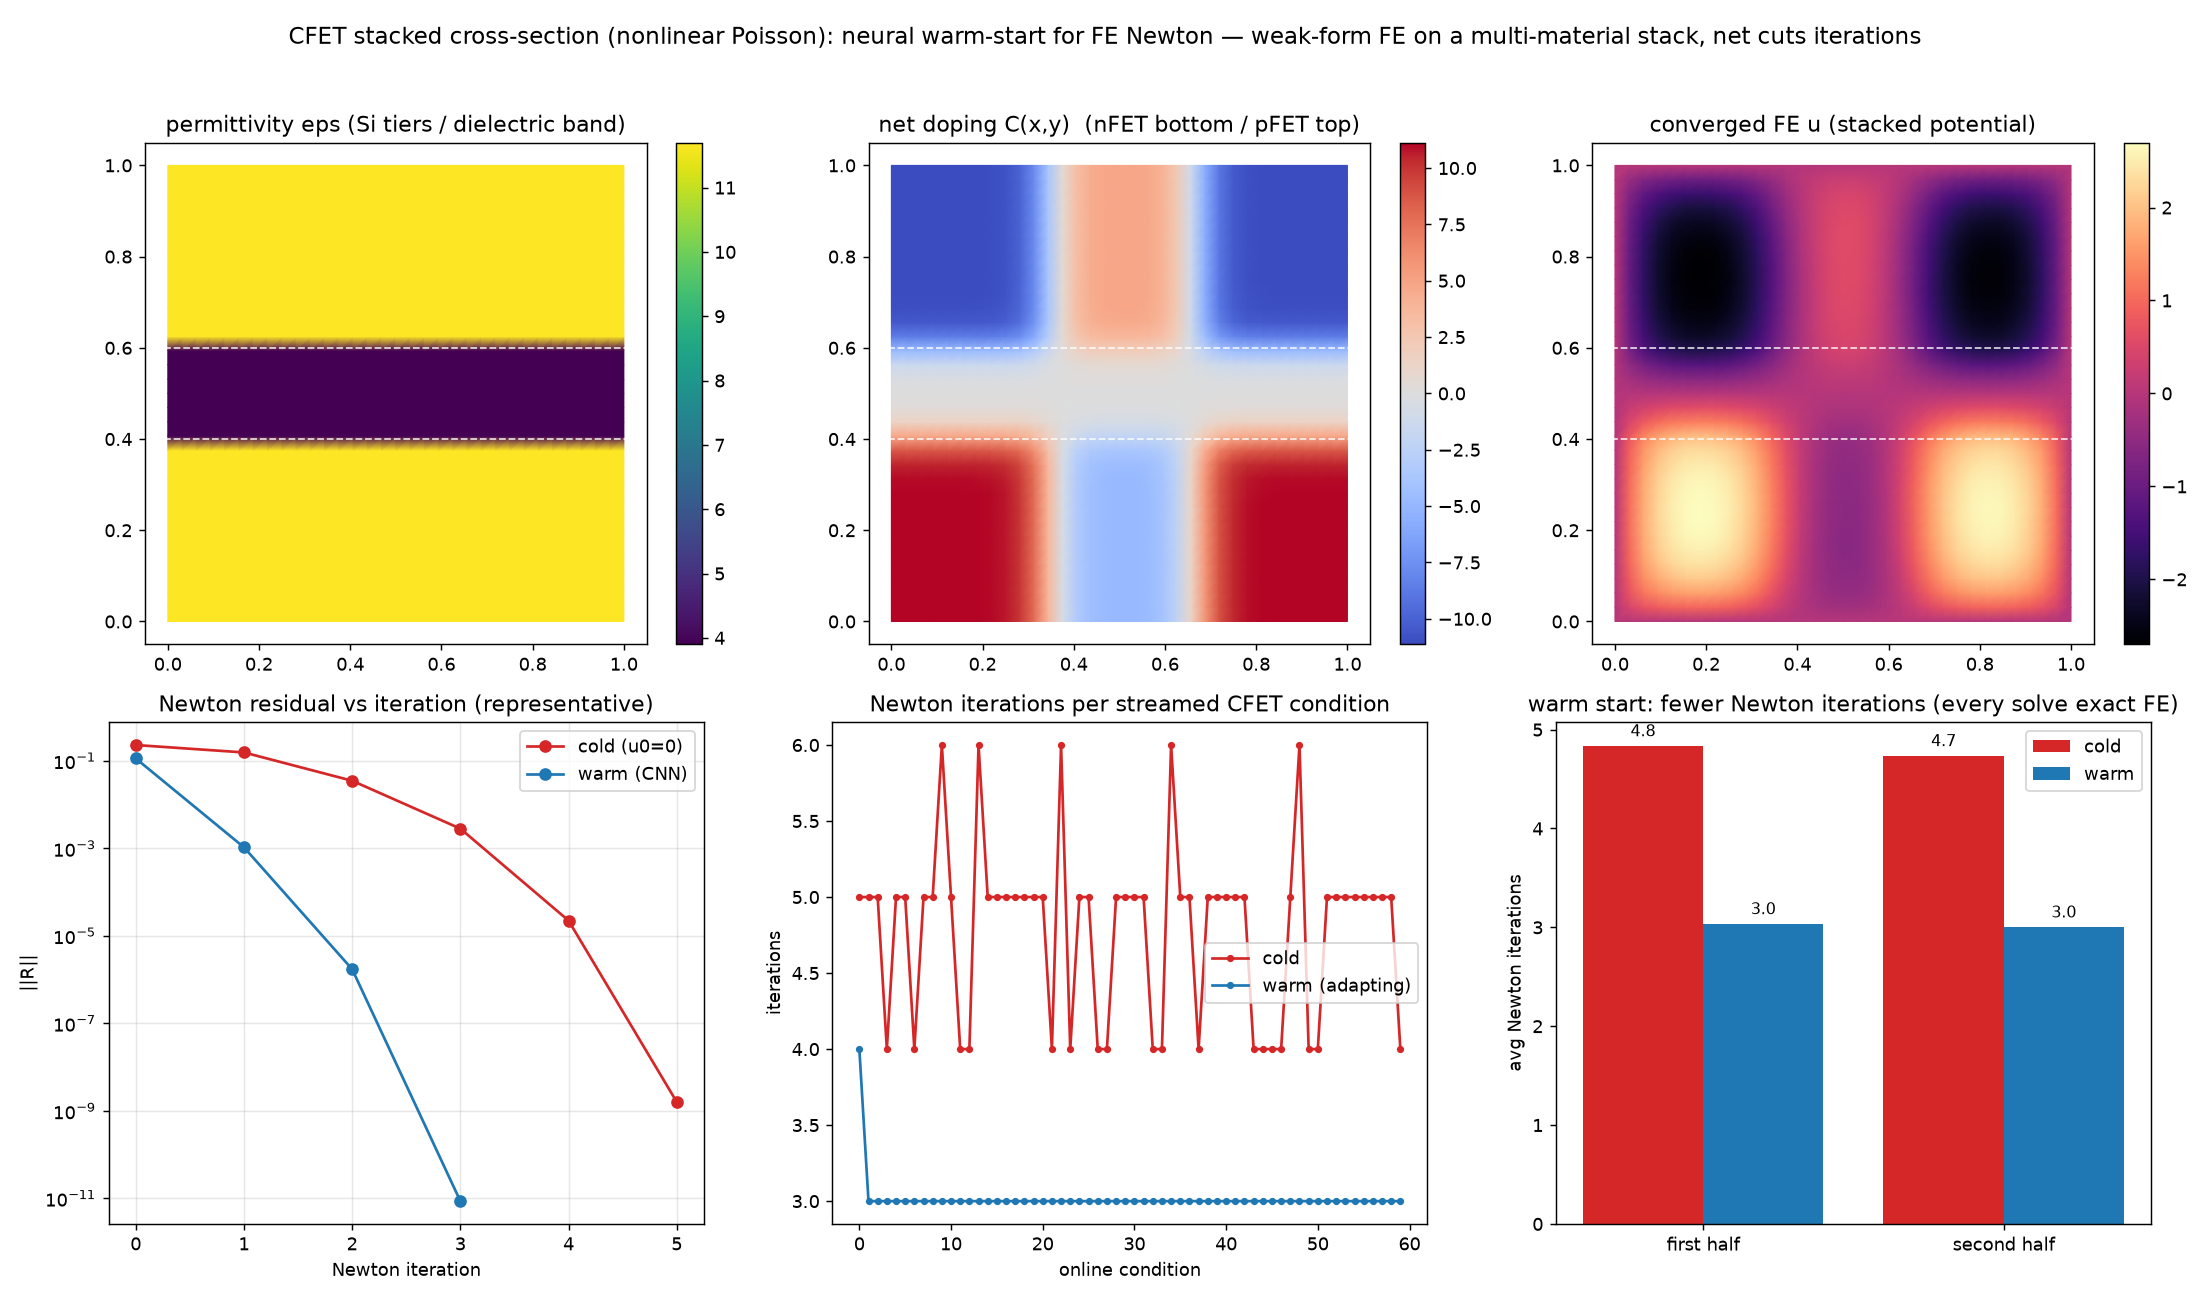

This chart was generated by the following Python code:
"""cfet_stack_warmstart.py — idea C on a CFET stacked cross-section: neural warm-start
for FE Newton on a vertically stacked complementary-FET slice.

Where the roadmap goes next after GAA (FinFET -> GAA -> Forksheet -> CFET -> 2D-CFET
-> 3D monolithic), the device cross-section stops being a single tier: a CFET stacks
an nFET on a pFET separated by a dielectric isolation band, so the doping AND the
permittivity vary in *both* x and y. That is exactly the regime where the repo's two
pillars pay off — weak-form FE assembly on a multi-material section (variable eps with
a horizontal dielectric interface) and a learned Newton warm-start whose value grows
with problem complexity.

This reuses the 2-D nonlinear-Poisson (Poisson-Boltzmann) machinery of
dd2d_newton_warmstart.py unchanged (damped P1-FE Newton, CNN warm-start operator,
online adaptation) and only swaps the geometry:

  * bottom tier  (y < 0.4)   : nFET slice   -> net doping  +profile(x)
  * dielectric   (0.4..0.6)  : isolation    -> C = 0, low-k eps
  * top tier     (y > 0.6)   : pFET slice   -> net doping  -profile(x)  (complementary)

with profile(x) an n+/channel/n+ source-drain step. Every solve is the exact FE
solution; only the Newton iteration count changes, and it drops with a warm start.

Run:  python3 cfet_stack_warmstart.py            (writes cfet_stack_warmstart.png)
      python3 cfet_stack_warmstart.py --help
"""
from __future__ import annotations

import argparse

import numpy as np
import torch

from pi_deeponet_fem_gaa import build_mesh, assemble        # 2-D P1 FE assets
from dd2d_newton_warmstart import newton_2d, WarmCNN        # reuse solver + warm-start net

SEED = 20260722
LAMBDA = 0.05
Y_BOT, Y_TOP, Y_W = 0.40, 0.60, 0.04     # tier boundaries + transition width
EPS_SI, EPS_DIE = 11.7, 3.9              # Si tiers vs dielectric isolation band


# ----------------------------------------------------------------------------
# CFET stacked geometry: complementary doping over two tiers + dielectric band
# ----------------------------------------------------------------------------
def eps_cfet(nodes):
    """High-k Si tiers, low-k dielectric isolation band in the middle (interface in y)."""
    y = nodes[:, 1]
    die = np.abs(y - 0.5) < (0.5 * (Y_TOP - Y_BOT))
    return np.where(die, EPS_DIE, EPS_SI).astype(np.float64)


def doping(nodes, p):
    x, y = nodes[:, 0], nodes[:, 1]
    xL, xR, Nsd, Nch, w = p
    src = 0.5 * (1 - np.tanh((x - xL) / w))
    drn = 0.5 * (1 + np.tanh((x - xR) / w))
    chan = 1.0 - src - drn
    profile = Nsd * (src + drn) - Nch * chan          # n+ S/D, p channel (bottom nFET)
    wbot = 0.5 * (1 - np.tanh((y - Y_BOT) / Y_W))     # 1 in bottom tier
    wtop = 0.5 * (1 + np.tanh((y - Y_TOP) / Y_W))     # 1 in top tier
    return (profile * wbot - profile * wtop).astype(np.float64)   # top complementary


def rand_params(rng):
    return (rng.uniform(0.28, 0.40), rng.uniform(0.60, 0.72),
            rng.uniform(6.0, 14.0), rng.uniform(4.0, 10.0), rng.uniform(0.03, 0.06))


def main():
    ap = argparse.ArgumentParser(description=__doc__)
    ap.add_argument("--n", type=int, default=33, help="nodes per side (grid n x n)")
    ap.add_argument("--pretrain", type=int, default=1200, help="pretrain steps")
    ap.add_argument("--n_pre", type=int, default=40, help="pretrain conditions")
    ap.add_argument("--steps", type=int, default=60, help="online conditions")
    ap.add_argument("--adapt_iters", type=int, default=40, help="retrain steps per condition")
    ap.add_argument("--out", type=str, default="cfet_stack_warmstart.png")
    args = ap.parse_args()

    torch.manual_seed(SEED)
    rng = np.random.default_rng(SEED)
    n = args.n
    nodes, tris, on_bnd = build_mesh(n)
    free = ~on_bnd
    eps_node = eps_cfet(nodes)
    K, M = assemble(nodes, tris, eps_node)
    Klam = (LAMBDA ** 2) * K.tocsr()
    ML = np.asarray(M.sum(axis=1)).ravel()

    C_scale, u_scale = 14.0, 4.5
    eps_grid = torch.tensor((eps_node / eps_node.max()).reshape(n, n), dtype=torch.float32)
    mask2d = torch.tensor(free.reshape(n, n).astype(np.float32))

    def inp_of(C):
        c = torch.tensor((C / C_scale).reshape(n, n), dtype=torch.float32)
        return torch.stack([c, eps_grid], dim=0).unsqueeze(0)

    def solve(C, u0):
        return newton_2d(C, Klam, ML, u0, free)

    # ---- offline pretrain ----
    pre = []
    for _ in range(args.n_pre):
        C = doping(nodes, rand_params(rng))
        u, _, _ = solve(C, np.zeros(n * n))
        pre.append((inp_of(C), torch.tensor((u / u_scale).reshape(n, n), dtype=torch.float32)))
    net = WarmCNN()
    opt = torch.optim.Adam(net.parameters(), lr=2e-3)
    for it in range(args.pretrain):
        xin, ut = pre[rng.integers(len(pre))]
        loss = ((net(xin, mask2d) - ut) ** 2).mean()
        opt.zero_grad(); loss.backward(); opt.step()
        if (it + 1) % 300 == 0:
            print(f"[pretrain] {it+1}/{args.pretrain}  loss {loss.item():.3e}")
    for g in opt.param_groups:
        g["lr"] = 5e-4

    # ---- online: stream CFET conditions, warm-start, adapt ----
    replay = []
    cold_iters, warm_iters = [], []
    for s in range(args.steps):
        C = doping(nodes, rand_params(rng))
        xin = inp_of(C)
        with torch.no_grad():
            u0 = net(xin, mask2d).numpy().reshape(-1) * u_scale
        _, nc, res_c = solve(C, np.zeros(n * n))
        u_w, nw, res_w = solve(C, u0)
        cold_iters.append(nc); warm_iters.append(nw)
        replay.append((xin, torch.tensor((u_w / u_scale).reshape(n, n), dtype=torch.float32)))
        for _ in range(args.adapt_iters):
            xj, uj = replay[rng.integers(len(replay))]
            loss = ((net(xj, mask2d) - uj) ** 2).mean()
            opt.zero_grad(); loss.backward(); opt.step()
        if s in (0, args.steps // 2, args.steps - 1):
            print(f"[online] cond {s:2d}  cold {nc:2d}  warm {nw:2d}")

    half = args.steps // 2
    print(f"\nNewton iters:  cold avg {np.mean(cold_iters):.1f}   warm avg {np.mean(warm_iters):.1f}"
          f"   |  warm first-half {np.mean(warm_iters[:half]):.1f}"
          f" -> second-half {np.mean(warm_iters[half:]):.1f}")

    C = doping(nodes, rand_params(rng))
    with torch.no_grad():
        u0 = net(inp_of(C), mask2d).numpy().reshape(-1) * u_scale
    _, _, res_c = solve(C, np.zeros(n * n))
    u_w, _, res_w = solve(C, u0)

    _plot(args.out, nodes, tris, eps_node, C, u0, u_w, res_c, res_w,
          cold_iters, warm_iters, half)
    print(f"wrote {args.out}")


def _plot(out, nodes, tris, eps_node, C, u0, u_w, res_c, res_w,
          cold_iters, warm_iters, half):
    import matplotlib
    matplotlib.use("Agg")
    import matplotlib.pyplot as plt
    from matplotlib.tri import Triangulation

    triang = Triangulation(nodes[:, 0], nodes[:, 1], tris)
    fig, ax = plt.subplots(2, 3, figsize=(17, 10))

    def tier_lines(a):
        for yv in (Y_BOT, Y_TOP):
            a.axhline(yv, color="w", ls="--", lw=1.0, alpha=0.8)

    panels = [
        (ax[0, 0], eps_node, "permittivity eps (Si tiers / dielectric band)", "viridis"),
        (ax[0, 1], C, "net doping C(x,y)  (nFET bottom / pFET top)", "coolwarm"),
        (ax[0, 2], u_w, "converged FE u (stacked potential)", "magma"),
    ]
    for a, field, title, cm in panels:
        tp = a.tripcolor(triang, field, shading="gouraud", cmap=cm)
        tier_lines(a); a.set_aspect("equal"); a.set_title(title)
        fig.colorbar(tp, ax=a, fraction=0.046)

    ax[1, 0].semilogy(range(len(res_c)), res_c, "-o", color="#d62728", label="cold (u0=0)")
    ax[1, 0].semilogy(range(len(res_w)), res_w, "-o", color="#1f77b4", label="warm (CNN)")
    ax[1, 0].set_title("Newton residual vs iteration (representative)")
    ax[1, 0].set_xlabel("Newton iteration"); ax[1, 0].set_ylabel("||R||")
    ax[1, 0].legend(); ax[1, 0].grid(True, which="both", alpha=0.3)

    xs = np.arange(len(cold_iters))
    ax[1, 1].plot(xs, cold_iters, "-o", ms=3, color="#d62728", label="cold")
    ax[1, 1].plot(xs, warm_iters, "-o", ms=3, color="#1f77b4", label="warm (adapting)")
    ax[1, 1].set_title("Newton iterations per streamed CFET condition")
    ax[1, 1].set_xlabel("online condition"); ax[1, 1].set_ylabel("iterations"); ax[1, 1].legend()

    ce, cl = np.mean(cold_iters[:half]), np.mean(cold_iters[half:])
    we, wl = np.mean(warm_iters[:half]), np.mean(warm_iters[half:])
    gx = np.arange(2)
    ax[1, 2].bar(gx - 0.2, [ce, cl], 0.4, color="#d62728", label="cold")
    ax[1, 2].bar(gx + 0.2, [we, wl], 0.4, color="#1f77b4", label="warm")
    ax[1, 2].set_xticks(gx); ax[1, 2].set_xticklabels(["first half", "second half"])
    ax[1, 2].set_ylabel("avg Newton iterations")
    ax[1, 2].set_title("warm start: fewer Newton iterations (every solve exact FE)")
    for i, v in enumerate([ce, cl]):
        ax[1, 2].text(i - 0.2, v + 0.1, f"{v:.1f}", ha="center", fontsize=9)
    for i, v in enumerate([we, wl]):
        ax[1, 2].text(i + 0.2, v + 0.1, f"{v:.1f}", ha="center", fontsize=9)
    ax[1, 2].legend()

    fig.suptitle("CFET stacked cross-section (nonlinear Poisson): neural warm-start for "
                 "FE Newton — weak-form FE on a multi-material stack, net cuts iterations",
                 fontsize=13)
    fig.tight_layout(rect=[0, 0, 1, 0.96])
    fig.savefig(out, dpi=130)


if __name__ == "__main__":
    main()
